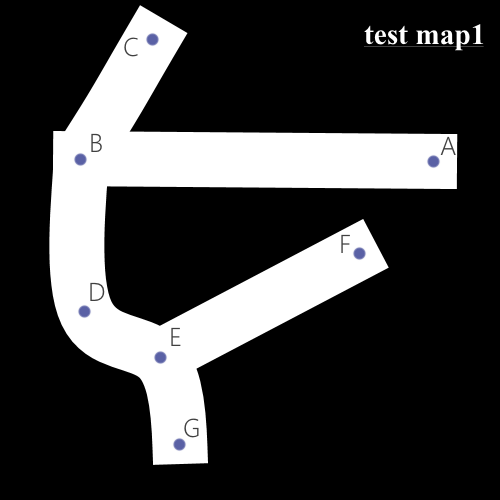
#> input picture map.png, 500 x 500 px, found by its file name
$ python routeSearching.py
#> lines starting #> are read from the running program, lines starting #| are printed output that depends on the picture; after the words box and inside, x2 and y2 are one past the last pixel; in counts of white or black regions, pixels touching at a corner belong together
# coding: utf-8
#インポート-----------------------------------------------------------------------
import cv2
 #import numpy as np


#mapの読み込み-------------------------------------------------------------------
mapData = "./img/map.png"                           #マップデータPATH
mapIm = cv2.imread(mapData)
#> mapIm is the input picture: shape (500, 500, 3); mean B, G, R 60.8, 60.6, 60.6

#mapData1のサブゴールリスト
pointX = [433,81,153,87,161,362,181]
pointY = [163,162,39,315,359,254,447]


#point設定---------------------------------------------------------------------
pointQty = len(pointX)
point= [0]*pointQty
# upper-case A-Z
capChr = [chr(i) for i in range(65,65+26)]
for i in range(pointQty):
    point[i] = pointX[i], pointY[i]
    print("point"+str(i)+"  ",capChr[i],point[i])
print("\n")
#経路探索(設定・計算)
#//////////////////////
startPointSet = 5
endPointSet = 2
#//////////////////////
# A 0   (point CHARACTER to NUMBER list)
# B 1
# C 2
# D 3
# E 4
# F 5
# G 6
# H 7
# I 8
# J 9
# K 10

startPoint = startPointSet
endPoint = endPointSet
throughPoint = []
adjacent = [
#     A   B   C   D   E   F   G
    [ 0,  1,  0,  0,  0,  0,  0 ],   # A(0)
    [ 1,  0,  1,  1,  0,  0,  0 ],   # B(1)
    [ 0,  1,  0,  0,  0,  0,  0 ],   # C(2)
    [ 0,  1,  0,  0,  1,  0,  0 ],   # D(3)
    [ 0,  0,  0,  1,  0,  1,  1 ],   # E(4)
    [ 0,  0,  0,  0,  1,  0,  0 ],   # F(5)
    [ 0,  0,  0,  0,  1,  0,  0 ],   # G(6)              隣接行列
]
MAX_SIZE = 7
MAX_VALUE = 0x10000000
visited = [False] * MAX_SIZE
cost = [MAX_VALUE] * MAX_SIZE
prev = [None] * MAX_SIZE
cost[startPoint] = 0
prev[startPoint] = startPoint
while True:
    min = MAX_VALUE
    next = -1
    visited[startPoint] = True
    # 頂点の選択
    for i in range(MAX_SIZE):
        if visited[i]:
            continue
        if adjacent[startPoint][i]:
            d = cost[startPoint] + adjacent[startPoint][i]
            if d < cost[i]:
                cost[i] = d
                prev[i] = startPoint
        if min > cost[i]:
            min = cost[i]
            next = i
    startPoint = next

    if next == -1:
        break

#経路探索(throughPointの作成)
throughPoint.append(endPointSet)
pre = prev[endPointSet]
while True:
    if pre == startPointSet:
        throughPoint.append(pre)
        break
    else:
        throughPoint.append(pre)
        pre = prev[pre]

throughPoint.reverse() #throughPointはEndから代入していたので、逆順にする

startPointChr = capChr[startPointSet]
endPointChr = capChr[endPointSet]
throughPointChr = []
for i in range(len(throughPoint)):
    throughPointChr.append(capChr[throughPoint[i]])
print("SETTING   start:%d(%s)  end:%d(%s)" % (startPointSet,startPointChr,endPointSet,endPointChr))
print("RESULT    "+str(throughPoint),"  ("+str(throughPointChr)+")")

#直線の描画
for i in range(len(throughPoint)-1):
    cv2.line(mapIm, point[throughPoint[i]],point[throughPoint[i+1]], (0, 0, 255),thickness=2)
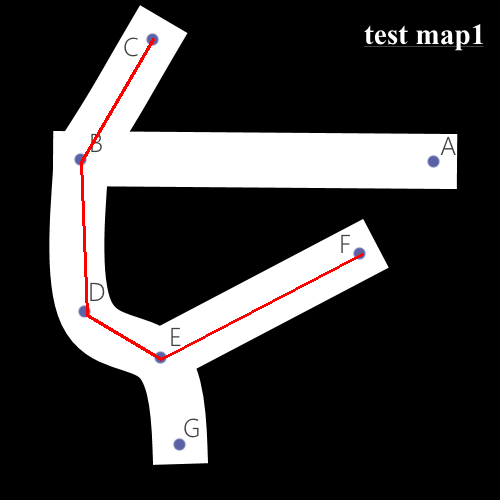
#> mapIm: shape (500, 500, 3); 0.73% of pixels changed, all inside (x1, y1, x2, y2) = (80, 38, 364, 361)


cv2.imshow("window",mapIm)
cv2.waitKey(0)
